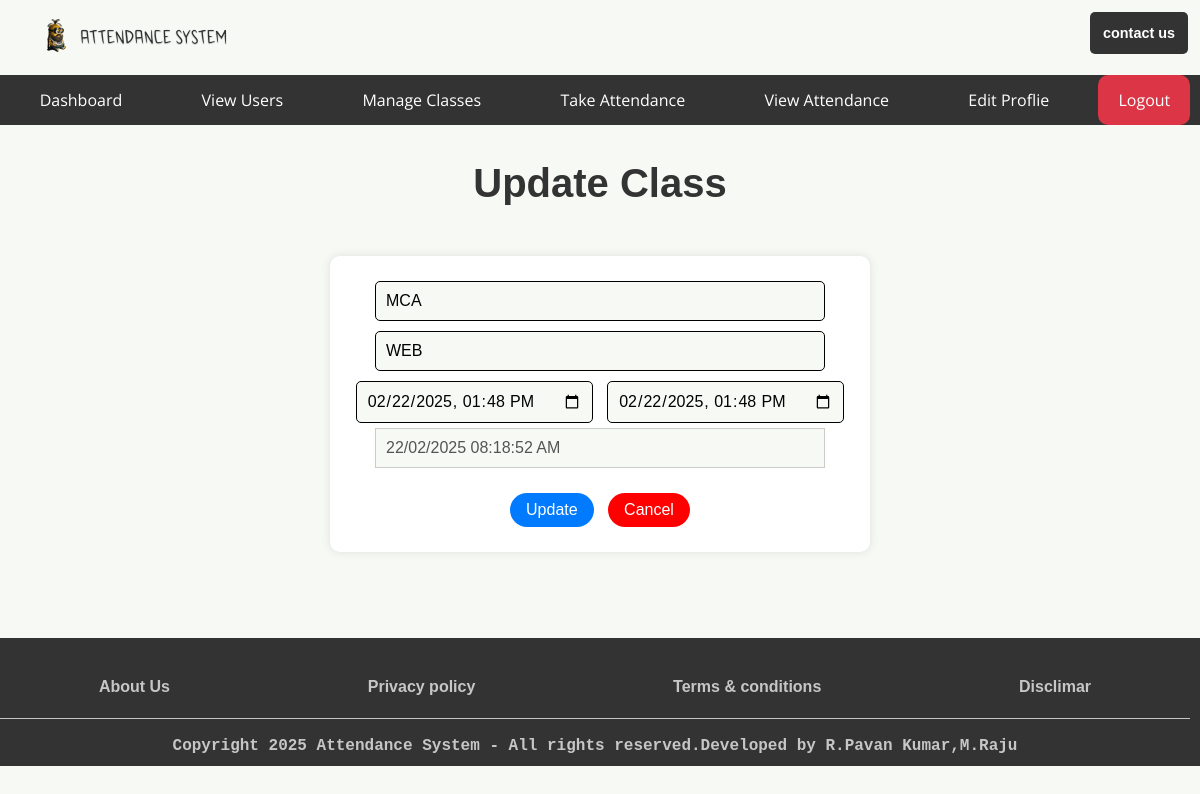
Page /teacher/manage_classes/update/1 (signed in) on the earlier database version.
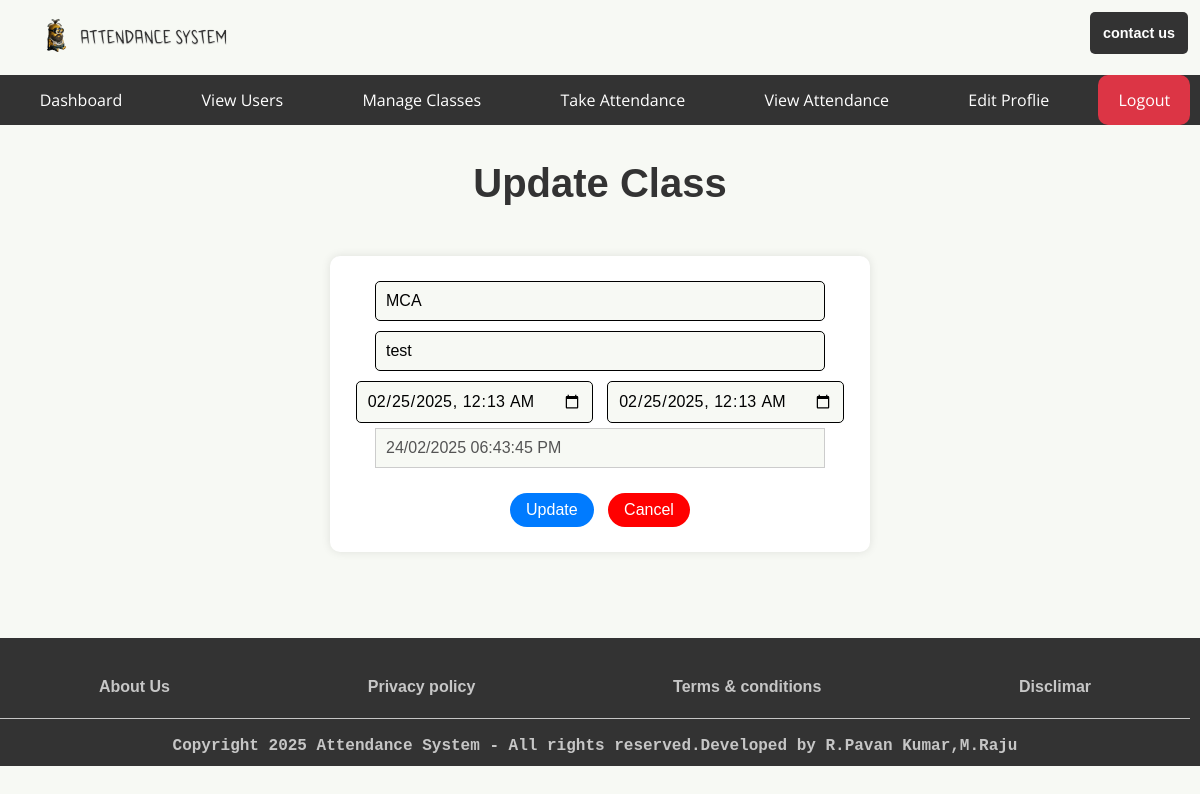
Same page on the later database version.
### app.py (models this page shows, shortened)
class SubjectsClasses(db.Model):  # Renamed to SubjectsClasses
    id = db.Column(db.Integer, primary_key=True)
    Branch = db.Column(db.String(200), nullable=False)
    Subject = db.Column(db.String(200), nullable=False)
    Start_Time = db.Column(db.DateTime, nullable=False)
    End_Time = db.Column(db.DateTime, nullable=False)
    date_created = db.Column(db.DateTime, default=datetime.utcnow)
    completed = db.Column(db.Integer, default=0)

### app.py (the view, shortened to what this page needs)
@app.route('/teacher/manage_classes/update/<int:id>', methods=['GET', 'POST'])
@role_required(['admin', 'teacher'])  # Allow both admin and teacher to update
def update_class(id):
    task = SubjectsClasses.query.get(id)
    return render_template('auth/dashboards/teacher/update_class.html', task=task)

### app.py (called while the page is built)
def role_required(roles):
    if not isinstance(roles, list):
        roles = [roles]  # Ensure roles is a list
    def decorator(func):
        @wraps(func)
        def wrapper(*args, **kwargs):
            if 'username' not in session:
                return redirect(url_for('login'))
            user = User.query.filter_by(username=session['username']).first()
            if user.role not in roles:  # Check if the user's role is in the allowed roles list
                return redirect(url_for('index'))  # Redirect to the home page if unauthorized
            return func(*args, **kwargs)
        return wrapper
    return decorator

### templates/auth/dashboards/teacher/update_class.html (shortened to what this page needs)
{% extends 'base/base_teacher.html' %}
{% block body %}
<main>
    <h1>Update Class</h1>
    <div class="div-sec">
    <form action="" id="form-sec" method="POST">
        <input type="text" name="branch" id="text-sec" value="{{ task.Branch }}" required />
        <input type="text" name="subject" id="text-sec" value="{{ task.Subject }}" required />
        <input type="datetime-local" name="start_time" id="start_time" value="{{ task.Start_Time.strftime('%Y-%m-%dT%H:%M') }}" required />
        <input type="datetime-local" name="end_time" id="end_time" value="{{ task.End_Time.strftime('%Y-%m-%dT%H:%M') }}" required />
        <input type="text" name="date_created" value="{{ task.date_created.strftime('%d/%m/%Y %I:%M:%S %p') }}" disabled />
        <input type="submit" value="Update" id="update" />
        <a href="{{ url_for('manage_classes') }}" class="delete">Cancel</a>
    </form>
</div>
</main>
{% endblock body %}

Differences in the rows shown:
changed SubjectsClasses "MCA": subject "WEB" → "test"; start_time "02/22/2025 13:48" → "02/25/2025 00:13"; end_time "02/22/2025 13:48" → "02/25/2025 00:13"; date_created "22/02/2025 08:18:52 AM" → "24/02/2025 06:43:45 PM"
